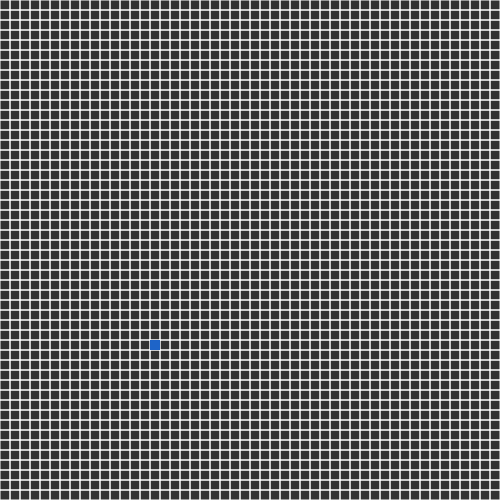
Frame 1 (no input)
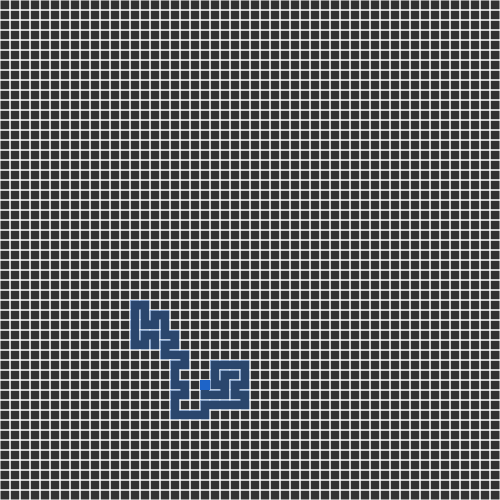
Frame 60 (no input)
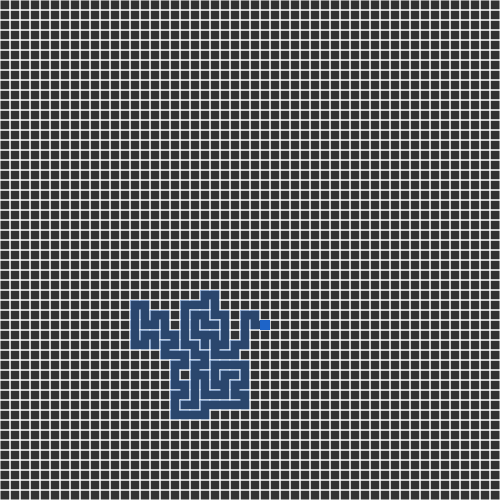
Frame 120 (the mouse pressed at the canvas centre since frame 60)

The p5.js sketch that drew these frames (run headless with seeded random() and noise() and a simulated clock; from frame 60 on, the mouse is pressed at the canvas centre):

// p5.js sketch
// ── sketch.js
// From Daniel Shiffmans Coding Challenge #10
// TODO: Link to DS youtube video
// Uses Depth First Search for Maze Generation using Recursive Backtracker
// https://en.wikipedia.org/wiki/Maze_generation_algorithm
//
// Algorithm
// -------------------------------------------------------------------------------------------------
// The depth-first search algorithm of maze generation is frequently implemented using backtracking:
//  1. Make the initial cell the current cell and mark it as visited
//  2. While there are unvisited cells
//      1. If the current cell has any neighbours which have not been visited
//          1. Choose randomly one of the unvisited neighbours
//          2. Push the current cell to the stack
//          3. Remove the wall between the current cell and the chosen cell
//          4. Make the chosen cell the current cell and mark it as visited
//      2. Else if stack is not empty
//          1. Pop a cell from the stack
//          2. Make it the current cell

// Number of Cells on each axis
var nc = 50;

// HTML 5 Canvas Size
var cs = 500;

// Grid Width (Square grid cells)
var w = cs / nc;

// Number of Columns and Rows
var cols, rows;

// Array for storing Grid cells
var grid = [];
var stack = [];

// Cell that is currently being visited
var current;

// Cell that the Maze Generator starts on
var start;

function setup() {
    createCanvas(cs, cs);
    cols = floor(width / w);
    rows = floor(height / w);
    frameRate(20);

    for (var j = 0; j < rows; j++) {
        for (var i = 0; i < cols; i++) {
            var cell = new Cell(i, j);
            grid.push(cell);
        }
    }

    start = floor(random(0, (nc - 1) * (nc - 1)));
    current = grid[start];
    current.printCell();
    //current = grid[0];
}

function draw() {
    background(51);
    for (var i = 0; i < grid.length; i++) {
        grid[i].show();
    }

    current.visited = true;
    current.highlight();
    // Step 1
    var next = current.checkNeighbors();

    if (next) {
        stack.push(current);
        next.visted = true;
        removeWalls(current, next);

        current = next;
        current.printCell();
    } else if (stack.length > 0) {
        current = stack.pop();
    }
}

function index(i, j) {
    if (i < 0 || j < 0 || i > cols - 1 || j > rows - 1) {
        return -1;
    } else {
        return i + j * cols;
    }
}

function Cell(i, j) {
    this.i = i;
    this.j = j;

    // TOP - RIGHT - BOTTOM - LEFT
    this.walls = [true, true, true, true];
    this.visited = false;

    // Prints the cell's coords
    this.printCell = function () {
        print(j, ",", i);
    }

    this.checkNeighbors = function () {
        var neighbors = [];

        var top = grid[index(i, j - 1)];
        var right = grid[index(i + 1, j)];
        var bottom = grid[index(i, j + 1)];
        var left = grid[index(i - 1, j)];

        if (top && !top.visited) {
            neighbors.push(top);
        }
        if (right && !right.visited) {
            neighbors.push(right);
        }
        if (bottom && !bottom.visited) {
            neighbors.push(bottom);
        }
        if (left && !left.visited) {
            neighbors.push(left);
        }

        if (neighbors.length > 0) {
            var r = floor(random(0, neighbors.length));
            return neighbors[r];
        } else {
            return undefined;
        }
    }

    this.highlight = function () {
        var x = this.i * w;
        var y = this.j * w;
        noStroke();
        fill(30, 100, 200);
        rect(x, y, w, w);
    }
    this.show = function () {
        var x = this.i * w;
        var y = this.j * w;

        stroke(255);
        if (this.walls[0]) {
            line(x, y, x + w, y);
        }
        if (this.walls[1]) {
            line(x + w, y, x + w, y + w);
        }
        if (this.walls[2]) {
            line(x + w, y + w, x, y + w);
        }
        if (this.walls[3]) {
            line(x, y + w, x, y);
        }

        if (this.visited) {
            noStroke();
            fill(30, 100, 200, 100);
            rect(x, y, w, w);
        }

    }
}

function removeWalls(a, b) {
    var x = a.i - b.i;
    if (x === 1) {
        a.walls[3] = false;
        b.walls[1] = false;
    } else if (x === -1) {
        a.walls[1] = false;
        b.walls[3] = false;
    }

    var y = a.j - b.j;
    if (y === 1) {
        a.walls[0] = false;
        b.walls[2] = false;
    } else if (y === -1) {
        a.walls[2] = false;
        b.walls[0] = false;
    }
}
